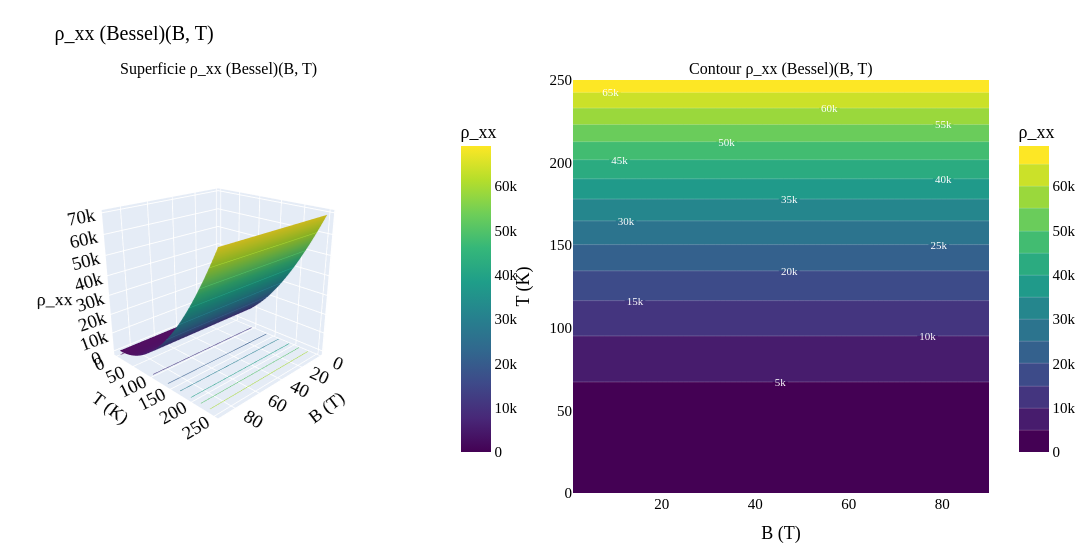

Here is the notebook cell this chart was saved with:
### Code cell
plot_observable_4panel(
    rho_xx_B_grid,
    name='ρ_xx (Bessel)', name_tex=r'$\rho_{xx}$',
    label_plain='ρ_xx',
    label_tex=r'$\rho_{xx}$',
    B_grid_1d=B_grid_1d, T_grid_1d=T_grid_1d,
    B_slices=(5, 20, 40, 60, 80),   # niente 1 T: somma Bessel non converge
)

### Figure 1 — Plotly figure (JSON) as saved in the notebook; plotly's stock layout.template omitted (floating-point values rounded to 4 significant figures; data arrays with more than 128 entries replaced by an {"elided": "..."} marker saying what was removed)
{"data": [{"colorbar": {"len": 0.85, "title": {"text": "ρ_xx"}, "x": 0.45, "y": 0.5}, "colorscale": [[0, "#440154"], [0.1111, "#482878"], [0.2222, "#3e4989"], [0.3333, "#31688e"], [0.4444, "#26828e"], [0.5556, "#1f9e89"], [0.6667, "#35b779"], [0.7778, "#6ece58"], [0.8889, "#b5de2b"], [1, "#fde725"]], "contours": {"z": {"highlightcolor": "white", "project": {"z": true}, "show": true, "usecolormap": true}}, "hovertemplate": "B = %{x:.1f} T<br>T = %{y:.1f} K<br>ρ_xx = %{z:.4g}<extra></extra>", "scene": "scene", "type": "surface", "x": [1, 2.127, 3.253, 4.38, 5.506, 6.633, 7.759, 8.886, 10.01, 11.14, 12.27, 13.39, 14.52, 15.65, 16.77, 17.9, 19.03, 20.15, 21.28, 22.41, 23.53, 24.66, 25.78, 26.91, 28.04, 29.16, 30.29, 31.42, 32.54, 33.67, 34.8, 35.92, 37.05, 38.18, 39.3, 40.43, 41.56, 42.68, 43.81, 44.94, 46.06, 47.19, 48.32, 49.44, 50.57, 51.7, 52.82, 53.95, 55.08, 56.2, 57.33, 58.46, 59.58, 60.71, 61.84, 62.96, 64.09, 65.22, 66.34, 67.47, 68.59, 69.72, 70.85, 71.97, 73.1, 74.23, 75.35, 76.48, 77.61, 78.73, 79.86, 80.99, 82.11, 83.24, 84.37, 85.49, 86.62, 87.75, 88.87, 90], "y": {"elided": "200 float values"}, "z": {"elided": "200x80 float values"}}, {"autocontour": true, "colorbar": {"len": 0.85, "title": {"text": "ρ_xx"}, "x": 1.02, "y": 0.5}, "colorscale": [[0, "#440154"], [0.1111, "#482878"], [0.2222, "#3e4989"], [0.3333, "#31688e"], [0.4444, "#26828e"], [0.5556, "#1f9e89"], [0.6667, "#35b779"], [0.7778, "#6ece58"], [0.8889, "#b5de2b"], [1, "#fde725"]], "contours": {"end": 65000, "labelfont": {"color": "white", "size": 11}, "showlabels": true, "size": 5000, "start": 5000}, "hovertemplate": "B = %{x:.1f} T<br>T = %{y:.1f} K<br>ρ_xx = %{z:.4g}<extra></extra>", "line": {"color": "rgba(255,255,255,0.4)", "width": 0.5}, "type": "contour", "x": [1, 2.127, 3.253, 4.38, 5.506, 6.633, 7.759, 8.886, 10.01, 11.14, 12.27, 13.39, 14.52, 15.65, 16.77, 17.9, 19.03, 20.15, 21.28, 22.41, 23.53, 24.66, 25.78, 26.91, 28.04, 29.16, 30.29, 31.42, 32.54, 33.67, 34.8, 35.92, 37.05, 38.18, 39.3, 40.43, 41.56, 42.68, 43.81, 44.94, 46.06, 47.19, 48.32, 49.44, 50.57, 51.7, 52.82, 53.95, 55.08, 56.2, 57.33, 58.46, 59.58, 60.71, 61.84, 62.96, 64.09, 65.22, 66.34, 67.47, 68.59, 69.72, 70.85, 71.97, 73.1, 74.23, 75.35, 76.48, 77.61, 78.73, 79.86, 80.99, 82.11, 83.24, 84.37, 85.49, 86.62, 87.75, 88.87, 90], "xaxis": "x", "y": {"elided": "200 float values"}, "yaxis": "y", "z": {"elided": "200x80 float values"}}], "layout": {"annotations": [{"font": {"size": 16}, "showarrow": false, "text": "Superficie ρ_xx (Bessel)(B, T)", "x": 0.2125, "xanchor": "center", "xref": "paper", "y": 1, "yanchor": "bottom", "yref": "paper"}, {"font": {"size": 16}, "showarrow": false, "text": "Contour ρ_xx (Bessel)(B, T)", "x": 0.7875, "xanchor": "center", "xref": "paper", "y": 1, "yanchor": "bottom", "yref": "paper"}], "font": {"color": "black", "family": "serif", "size": 15}, "height": 550, "margin": {"b": 10, "l": 10, "r": 10, "t": 80}, "scene": {"aspectmode": "auto", "aspectratio": {"x": 1, "y": 1, "z": 1}, "camera": {"center": {"x": 0, "y": 0, "z": 0}, "eye": {"x": 2.112, "y": 2.112, "z": 1.188}, "projection": {"type": "perspective"}, "up": {"x": 0, "y": 0, "z": 1}}, "domain": {"x": [0, 0.425], "y": [0, 1]}, "xaxis": {"title": {"text": "B (T)"}, "type": "linear"}, "yaxis": {"title": {"text": "T (K)"}, "type": "linear"}, "zaxis": {"title": {"text": "ρ_xx"}, "type": "linear"}}, "title": {"font": {"color": "black", "family": "serif", "size": 20}, "text": "ρ_xx (Bessel)(B, T)"}, "width": 1200, "xaxis": {"anchor": "y", "autorange": true, "domain": [0.575, 1], "range": [1, 90], "title": {"text": "B (T)"}, "type": "linear"}, "yaxis": {"anchor": "x", "autorange": true, "domain": [0, 1], "range": [0, 250], "title": {"text": "T (K)"}, "type": "linear"}}}
